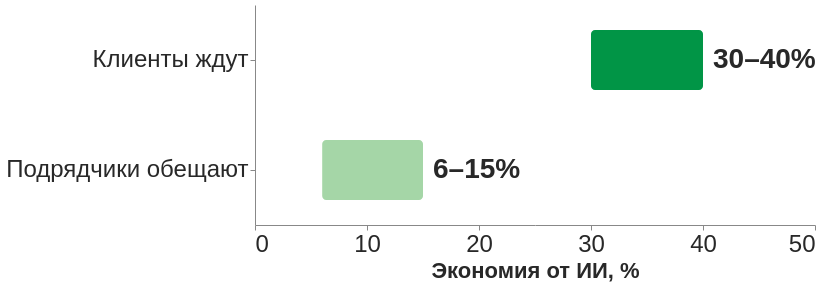

Describe this chart as a Vega-Lite specification.
### Vega-Lite specification from a JSON file in a GitHub repository (floating-point values rounded to 4 significant figures)
{"$schema": "https://vega.github.io/schema/vega-lite/v5.json", "width": 560, "height": 220, "data": {"values": [{"k": "Клиенты ждут", "a": 30, "b": 40, "c": "#019546", "t": "30–40%"}, {"k": "Подрядчики обещают", "a": 6, "b": 15, "c": "#a5d6a7", "t": "6–15%"}]}, "layer": [{"mark": {"type": "bar", "cornerRadius": 4, "height": 60}, "encoding": {"y": {"field": "k", "type": "ordinal", "sort": null, "axis": {"title": null, "labelLimit": 300}}, "x": {"field": "a", "type": "quantitative", "scale": {"domain": [0, 50]}, "axis": {"title": "Экономия от ИИ, %", "grid": false, "values": [0, 10, 20, 30, 40, 50]}}, "x2": {"field": "b"}, "color": {"field": "c", "type": "nominal", "scale": null}}}, {"mark": {"type": "text", "align": "left", "dx": 10, "fontSize": 28, "fontWeight": "bold", "color": "#282828"}, "encoding": {"y": {"field": "k", "type": "ordinal", "sort": null}, "x": {"field": "b", "type": "quantitative"}, "text": {"field": "t"}}}], "config": {"font": "Tahoma, Verdana, sans-serif", "axis": {"labelFontSize": 24, "titleFontSize": 22, "labelColor": "#282828", "titleColor": "#282828"}, "view": {"stroke": null}}}
